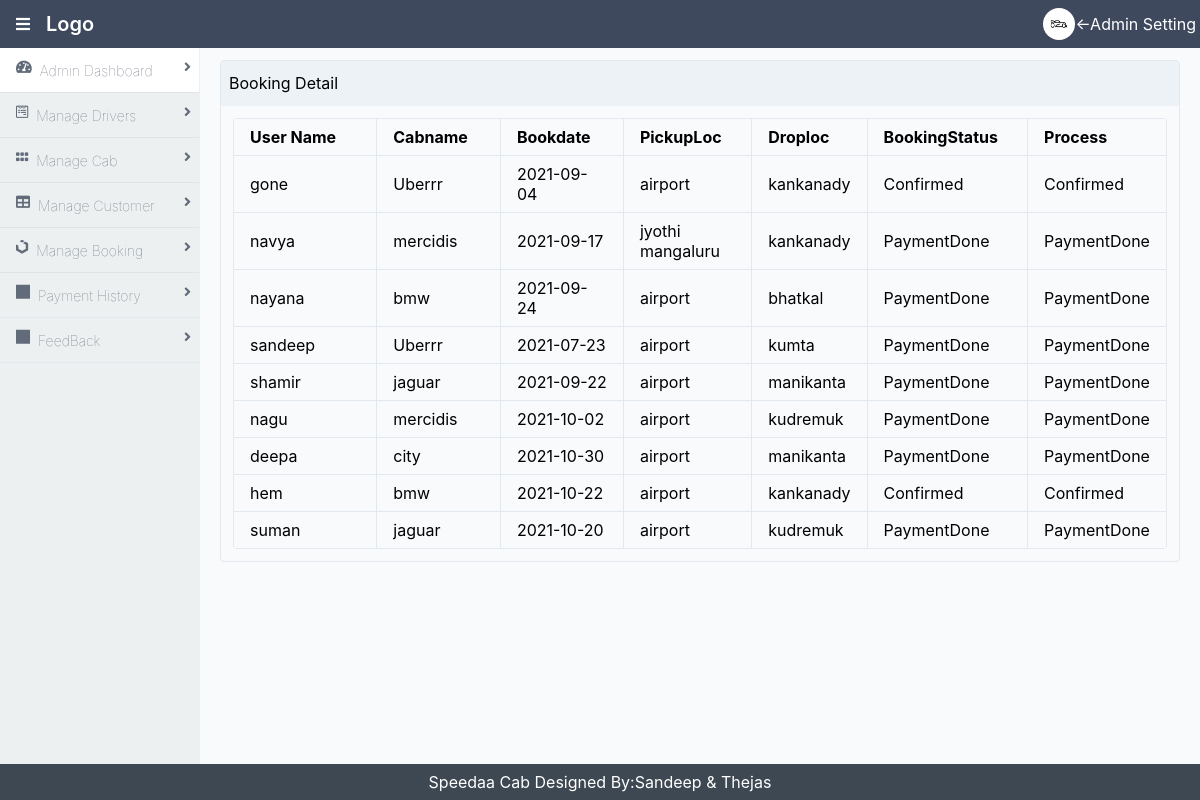
The page /admin/booking.php (signed in) on the database as committed earlier.
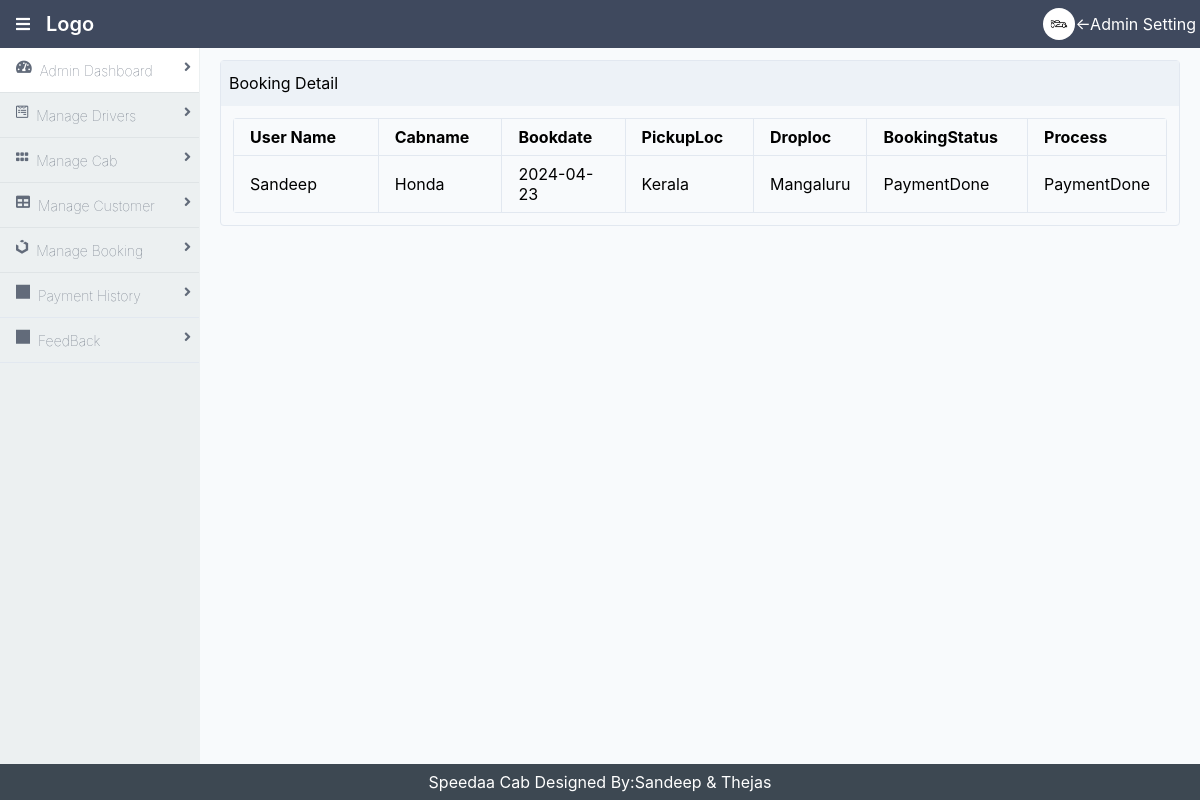
The same page on the database as committed later.
### tables this page shows
CREATE TABLE `booking` (
  `bid` int(11) NOT NULL,
  `uid` int(11) NOT NULL,
  `vid` int(11) NOT NULL,
  `bdate` date NOT NULL,
  `pickuplocation` varchar(123) NOT NULL,
  `droplocation` varchar(123) NOT NULL,
  `phonenumber` varchar(20) NOT NULL,
  `bstatus` varchar(123) NOT NULL DEFAULT 'NotYet'
);

CREATE TABLE `user` (
  `uid` int(11) NOT NULL,
  `name` varchar(111) NOT NULL,
  `addr` varchar(111) NOT NULL,
  `contno` bigint(20) NOT NULL,
  `emailid` varchar(123) NOT NULL,
  `password` varchar(123) NOT NULL
);

CREATE TABLE `vehicle` (
  `vid` int(11) NOT NULL,
  `did` int(11) NOT NULL,
  `vname` varchar(123) NOT NULL,
  `vno` varchar(50) NOT NULL,
  `type` varchar(123) NOT NULL,
  `vimage` varchar(140) NOT NULL,
  `vamount` bigint(20) NOT NULL,
  `vstatus` varchar(123) NOT NULL DEFAULT 'Notyet'
);

### admin/booking.php (the view, shortened to what the changed rows need)
<!DOCTYPE html>
<html lang="en">
<head>
    <link rel="stylesheet" href="./dist/styles.css">
    <link rel="stylesheet" href="./dist/all.css">
</head>
<body>
    <div class="mx-auto bg-grey-lightest">
        <div class="min-h-screen flex flex-col">
            <?php include "header.php"; ?>
            <div class="flex flex-1">
                <?php include "sidebar.php"; ?>
                <main class="bg-white-500 flex-1 p-3 overflow-hidden">
                    <div class="flex flex-col">
                        <div class="flex flex-1 flex-col md:flex-row lg:flex-row mx-2">
                            <div class="mb-2 border-solid border-gray-300 rounded border shadow-sm w-full">
                                <div class="p-3">
                                    <table class="table-responsive w-full rounded">
                                        <thead>
                                            <tr>
                                                <th class="border w-1/4 px-4 py-2">User Name</th>
                                                <th class="border w-1/6 px-4 py-2">Cabname</th>
                                                <th class="border w-1/6 px-4 py-2">Bookdate</th>
                                                <th class="border w-1/6 px-4 py-2">PickupLoc</th>
                                                <th class="border w-1/7 px-4 py-2">Droploc</th>
                                                <th class="border w-1/5 px-4 py-2">BookingStatus</th>
                                                <th class="border w-1/5 px-4 py-2">Process</th>
                                            </tr>
                                        </thead>
                                        <tbody>
                                            <?php
                                            include "config.php";
                                            $qry = mysqli_query($con, "SELECT * FROM `booking`,`user`,`vehicle` where booking.uid=user.uid and vehicle.vid=booking.vid");
                                            while ($row = mysqli_fetch_array($qry)) {
                                                ?>
                                                <tr>
                                                    <td class="border px-4 py-2"><?php echo $row['name']; ?></td>
                                                    <td class="border px-4 py-2"><?php echo $row['vname']; ?></td>
                                                    <td class="border px-4 py-2"><?php echo $row['bdate']; ?></td>
                                                    <td class="border px-4 py-2"><?php echo $row['pickuplocation']; ?></td>
                                                    <td class="border px-4 py-2"><?php echo $row['droplocation']; ?></td>
                                                    <td class="border px-4 py-2"><?php echo $row['bstatus']; ?></td>
                                                    <td class="border px-4 py-2">
                                                        <?php
                                                        $st = $row['bstatus'];
                                                        if ($st == 'Booked') {
                                                            ?>
                                                            <a href="confirmbook.php?did=<?php echo $row['bid']; ?>"
                                                                onclick="return confirm('Are You Sure To Confirm');"
                                                                class="bg-teal-300 cursor-pointer rounded p-1 mx-1 text-white">
                                                                <i class="fas fa-thumbs-up"></i>
                                                            </a>
                                                            <a href="rejected.php?did=<?php echo $row['bid']; ?>"
                                                                onclick="return confirm('Are You Sure To Cancel');"
                                                                class="bg-teal-300 cursor-pointer rounded p-1 mx-1 text-red-500">
                                                                <i class="fas fa-thumbs-down"></i>
                                                            </a>
                                                            <?php
                                                        } elseif ($st == 'Confirmed') {
                                                            ?>
                                                            <span class="btn btn-primary">Confirmed</span>
                                                            <?php
                                                        } elseif ($st == 'Rejected') {
                                                            ?>
                                                            <span class="btn btn-primary">Rejected</span>
                                                            <?php
                                                        } elseif ($st == 'PaymentDone') {
                                                            ?>
                                                            <span class="btn btn-primary">PaymentDone</span>
                                                            <?php
                                                        }
                                                        ?>
                                                    </td>
                                                </tr>
                                                <?php
                                            }
                                            ?>
                                        </tbody>
                                    </table>
                                </div>
                            </div>
                        </div>
                    </div>
                </main>
            </div>
        </div>
    </div>
</body>
</html>

Rows that differ between the two databases and show on the page:
removed booking: uid.name "gone", vid.vname "Uberrr", bdate "2021-09-04", pickuplocation "airport", droplocation "kankanady", bstatus "Confirmed"
removed booking: uid.name "navya", vid.vname "mercidis", bdate "2021-09-17", pickuplocation "jyothi mangaluru", droplocation "kankanady", bstatus "PaymentDone"
removed booking: uid.name "nayana", vid.vname "bmw", bdate "2021-09-24", pickuplocation "airport", droplocation "bhatkal", bstatus "PaymentDone"
removed booking: uid.name "sandeep", vid.vname "Uberrr", bdate "2021-07-23", pickuplocation "airport", droplocation "kumta", bstatus "PaymentDone"
removed booking: uid.name "shamir", vid.vname "jaguar", bdate "2021-09-22", pickuplocation "airport", droplocation "manikanta", bstatus "PaymentDone"
removed booking: uid.name "nagu", vid.vname "mercidis", bdate "2021-10-02", pickuplocation "airport", droplocation "kudremuk", bstatus "PaymentDone"
removed booking: uid.name "deepa", vid.vname "city", bdate "2021-10-30", pickuplocation "airport", droplocation "manikanta", bstatus "PaymentDone"
removed booking: uid.name "hem", vid.vname "bmw", bdate "2021-10-22", pickuplocation "airport", droplocation "kankanady", bstatus "Confirmed"
removed booking: uid.name "suman", vid.vname "jaguar", bdate "2021-10-20", pickuplocation "airport", droplocation "kudremuk", bstatus "PaymentDone"
now on this page (row edited): booking: uid.name "Sandeep", vid.vname "Honda", bdate "2024-04-23", pickuplocation "Kerala", droplocation "Mangaluru", bstatus "PaymentDone"
